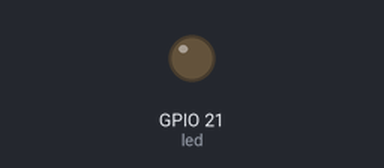
This program was run on a simulated Raspberry Pi (BCM pin numbers). On the bench: output pins drawn as LEDs (lit = HIGH). What the program prints to the terminal is not drawn.

Above: at 0.05 s.
At 1.0 s:
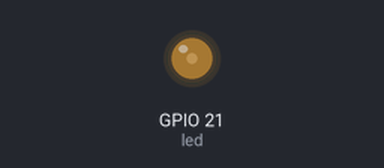
At 1.5 s:
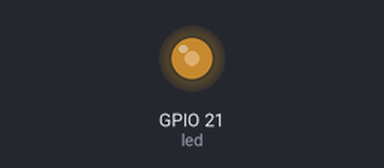
At 2.0 s:
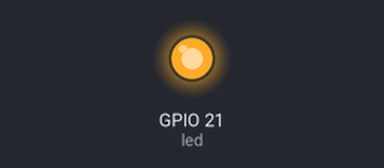
Timing chart, 0 to 4.6 s (numbered marks = the images above):
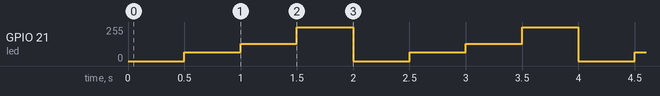

Measured:
- by itself, GPIO 21 (led): repeats every 2.0 s: 128/255 0.50 s, 255/255 0.50 s, 0/255 0.50 s, 64/255 0.50 s

The program:

led_blink_pwm_gpiozero.py
```python
# Beispiel mit gpiozero library
from gpiozero import PWMLED
from time import sleep


GPIO_LED = 21

led = PWMLED(GPIO_LED)

print("Start blinking...")
print("Press CTRL-C to stop.")

try:
    while True:
        led.value = 0  # off
        sleep(0.5)
        led.value = 0.25  # 25% brightness
        sleep(0.5)
        led.value = 0.5  # 50% brightness
        sleep(0.5)
        led.value = 1  # 100% brightness
        sleep(0.5)
except:
    print("Done!")
```
